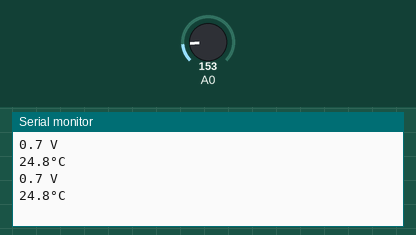
Simulated run of this sketch. Board: Arduino Uno, built with avr-gcc and run on an emulated ATmega328P. On the bench: the last lines printed to the serial monitor. The inputs (shaded band) are chosen by the test bench; at power-on: A0 = 153.

Above: at 1.8 s.
1.9 s: A0 set to 165
At 2.5 s:
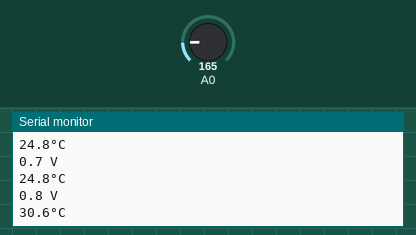
3.4 s: A0 set to 175
At 4.8 s:
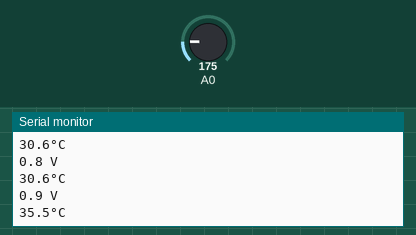
Timing chart, 0 to 6.4 s (numbered marks = the images above; inputs shaded):
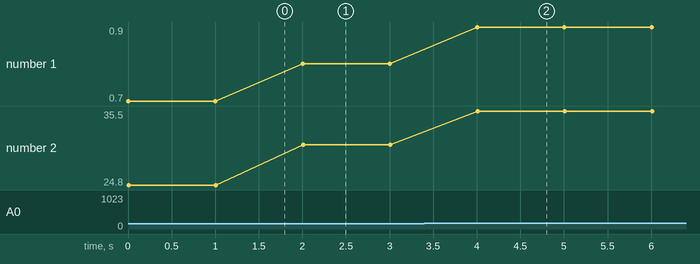

Measured:
- after the input at 1.9 s, the serial monitor: prints a new line after 0.10 s (image 1)
- after the input at 3.4 s, the serial monitor: prints a new line after 0.60 s (image 2)
- plotted number 1: 0.7 → 0.8 after the input at 1.9 s, 0.8 → 0.9 after the input at 3.4 s
- plotted number 2: 24.8 → 30.6 after the input at 1.9 s, 30.6 → 35.5 after the input at 3.4 s

The sketch:

exercise9_tempsensor.ino
```cpp
void setup() {
  // put your setup code here, to run once:
  pinMode(A0, INPUT);
  Serial.begin(9600);
}

void loop() {
  int sensorVal = analogRead(A0);
  float voltage = sensorVal * (5.0/1023.0); // conversion from sensor reading in bits to voltage in mV
  float temp = ((voltage*1000)-500)/10; //conversion from mV to deg C, TMP36GZ has offset of 500mV
  Serial.print(voltage,1);Serial.println(" V");

  Serial.print(temp,1);Serial.println("°C");
  delay(1000);

}
```
